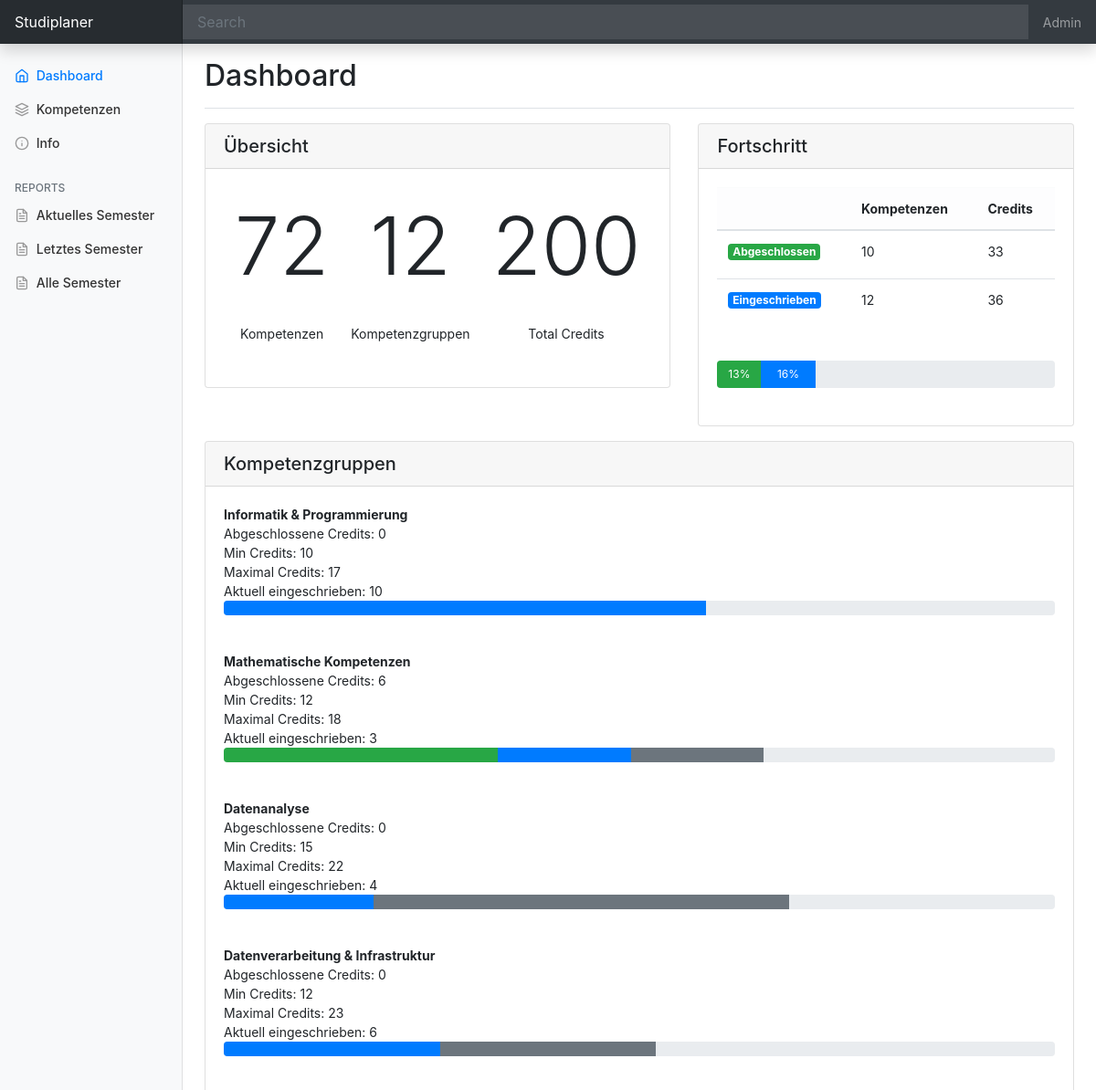
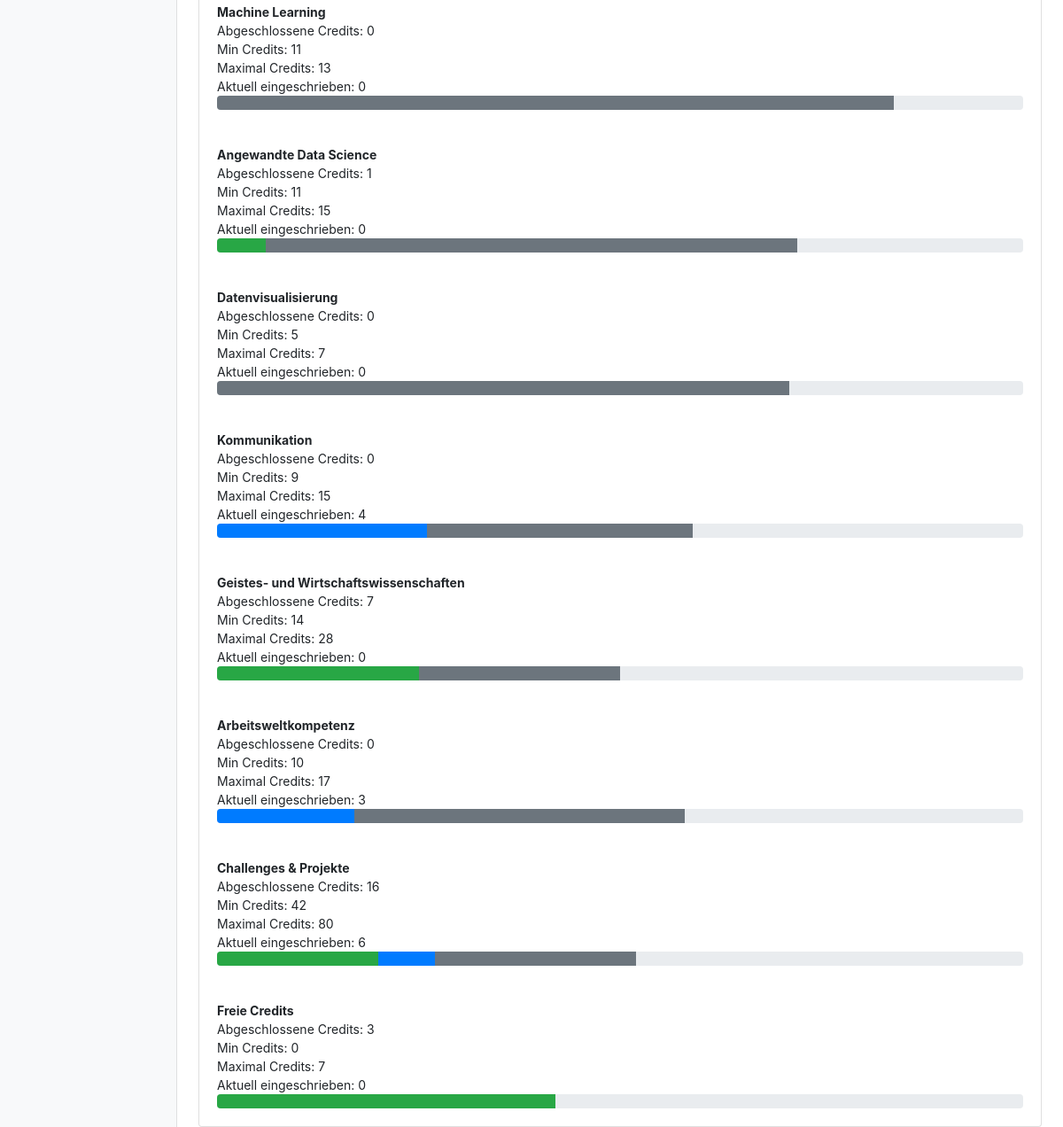
The page / on the database its author committed (2 pictures, top to bottom).
### kompetenzen/models.py (models this page shows, shortened)
class course_group(models.Model):
    id              = models.AutoField(primary_key=True)
    name            = models.CharField(max_length=100, null=True)
    maxcredits      = models.IntegerField(null=True)
    mincredits      = models.IntegerField(null=True)
    date_created    = models.DateTimeField(auto_now_add=True)

### kompetenzen/views.py (the view)
# urls.py: 2. Add a URL to urlpatterns:  path('', views.home, name='home')
def home(request):
     courses             = course.objects.all()
     totalcredits        = sum(d['credits'] for d in courses.values())
     totalcourses        = len(courses)
     totalcoursegroups   = course_group.objects.count()
     coursesdone         = course.objects.filter(done=True).count()
     creditsdone         = sum(d['credits'] for d in courses.values() if d['done']==True)
     signedup            = course.objects.filter(semester__current=True).count()
     creditssignedup     = course.objects.filter(semester__current=True).aggregate(sumcredits=Sum('credits'))['sumcredits']
     perdone             = percent(coursesdone,totalcourses)
     persignedup         = percent(signedup,totalcourses)
     groups = course_group.objects.all()
     dic = {}
     for group in groups:
          gn             = group.name
          c              = course.objects.filter(group__name=gn,done=True).aggregate(sumcredits=Sum('credits'))['sumcredits']
          cc             = course.objects.filter(group__name=gn,semester__current=True).aggregate(sumcredits=Sum('credits'))['sumcredits']
          if c is None:
               c = 0
          if cc is None:
               cc = 0
          if c+cc < group.mincredits:
               pd        = percent(c,group.maxcredits)
               pl        = percent(group.mincredits-c-cc,group.maxcredits)
               pc        = percent(cc,group.maxcredits)
          else:
               pd        = percent(c,group.maxcredits)
               pl        = 0
               pc        = percent(cc,group.maxcredits)
          dic[gn] = {
               'credits':c,
               'max':group.maxcredits,
               'min':group.mincredits,
               'percentdone':pd,
               'percentleft':pl,
               'creditscurrent':cc,
               'percentcurrent':pc
               }
     context = {
          'totalcoursegroups':totalcoursegroups,
          'totalcourses':totalcourses,
          'totalcredits':totalcredits,
          'coursesdone':coursesdone,
          'creditsdone':creditsdone,
          'perccoursesdone':perdone,
          'persignedup':persignedup,
          'creditssignedup':creditssignedup,
          'signedup':signedup,
          'groups':groups,
          'dic':dic
          }
     return render(request, 'kompetenzen/dashboard.html', context)

### kompetenzen/views.py (called while the page is built)
def percent(n,m):
     if n and m:
          return int(n/m*100)
     else:
          return 0

### kompetenzen/templates/kompetenzen/dashboard.html (shortened to what this page needs)
{% extends 'kompetenzen/main.html' %}
{% block content %}
<main class="col-md-9 ml-sm-auto col-lg-10 px-md-4">
  <div class="d-flex justify-content-between flex-wrap flex-md-nowrap align-items-center pt-3 pb-2 mb-3 border-bottom">
    <h1 class="h2">Dashboard</h1>
  </div>
  <div class="row">
    <div class="col">
      <div class="card">
        <h5 class="card-header">Übersicht</h5>
        <div class="card-body">
          <table class="table table-borderless text-center">
            <tr>
              <td>
                <h2 class="display-2">{{totalcourses}}</h2>
              </td>
              <td>
                <h2 class="display-2">{{totalcoursegroups}}</h2>
              </td>
              <td>
                <h2 class="display-2">{{totalcredits}}</h2>
              </td>
            </tr>
            <tr>
              <td>Kompetenzen</td>
              <td>Kompetenzgruppen</td>
              <td>Total Credits</td>
            </tr>
          </table>
        </div>
      </div>
    </div>
    <div class="col">
      <div class="card">
        <h5 class="card-header">Fortschritt</h5>
        <div class="card-body">
          <table class="table">
            <thead class="table-light">
              <tr>
                <th scope="col"></th>
                <th scope="col">Kompetenzen</th>
                <th scope="col">Credits</th>
              </tr>
            </thead>
            <tr>
              <td>
                <p class="h6"><span class="badge badge-success">Abgeschlossen</span></p>
              </td>
              <td>{{coursesdone}}</td>
              <td>{{creditsdone}}</td>
            </tr>
            <tr>
              <td>
                <p class="h6"><span class="badge badge-primary">Eingeschrieben</span></p>
              </td>
              <td>{{signedup}}</td>
              <td>{{creditssignedup}}</td>
            </tr>
          </table><br>
          <div class="progress" style="height:30px">
            <div class="progress-bar bg-success" role="progressbar" style="width: {{perccoursesdone}}%">
              {{perccoursesdone}}%</div>
            <div class="progress-bar bg-primary" role="progressbar" style="width: {{persignedup}}%">{{persignedup}}%
            </div>
          </div><br>
        </div>
      </div>
    </div>
  </div>
  <div class="row">
    <div class="col">
      <div class="card">
        <h5 class="card-header">Kompetenzgruppen</h5>
        {% for key,values in dic.items %}
        <div class="card-body">
          <b>{{key}}</b><br>
          Abgeschlossene Credits: {{values.credits}}<br>
          Min Credits: {{values.min}}<br>
          Maximal Credits: {{values.max}}<br>
          Aktuell eingeschrieben: {{values.creditscurrent}}<br>
          <div class="progress">
            <div class="progress-bar bg-success" role="progressbar" style="width: {{values.percentdone}}%"></div>
            <div class="progress-bar bg-primary" role="progressbar" style="width: {{values.percentcurrent}}%"></div>
            <div class="progress-bar bg-secondary" role="progressbar" style="width: {{values.percentleft}}%"></div>
          </div>
        </div>
        {% endfor %}
      </div>
    </div>
  </div>
</main>
{% endblock %}

### static/css/main.css (style rules this page uses)
body { background-color: #ffffff; }

### static/css/dashboard.css (style rules this page uses)
body { font-size: .875rem; }

### rows shown on the page
course_group: dic "Informatik & Programmierung"
course_group: dic "Mathematische Kompetenzen"
course_group: dic "Datenanalyse"
course_group: dic "Datenverarbeitung & Infrastruktur"
course_group: dic "Machine Learning"
course_group: dic "Angewandte Data Science"
course_group: dic "Datenvisualisierung"
course_group: dic "Kommunikation"
course_group: dic "Geistes- und Wirtschaftswissenschaften"
course_group: dic "Arbeitsweltkompetenz"
course_group: dic "Challenges & Projekte"
course_group: dic "Freie Credits"

### other values the page prints
{{ totalcourses }} "72"
{{ totalcoursegroups }} "12"
{{ totalcredits }} "200"
{{ coursesdone }} "10"
{{ creditsdone }} "33"
{{ signedup }} "12"
{{ creditssignedup }} "36"
{{ perccoursesdone }} "13"
{{ persignedup }} "16"
{{ values.credits }} "0" "6" "0" "0" "0" "1" "0" "0" "7" "0" "16" "3"
{{ values.min }} "10" "12" "15" "12" "11" "11" "5" "9" "14" "10" "42" "0"
{{ values.max }} "17" "18" "22" "23" "13" "15" "7" "15" "28" "17" "80" "7"
{{ values.creditscurrent }} "10" "3" "4" "6" "0" "0" "0" "4" "0" "3" "6" "0"
